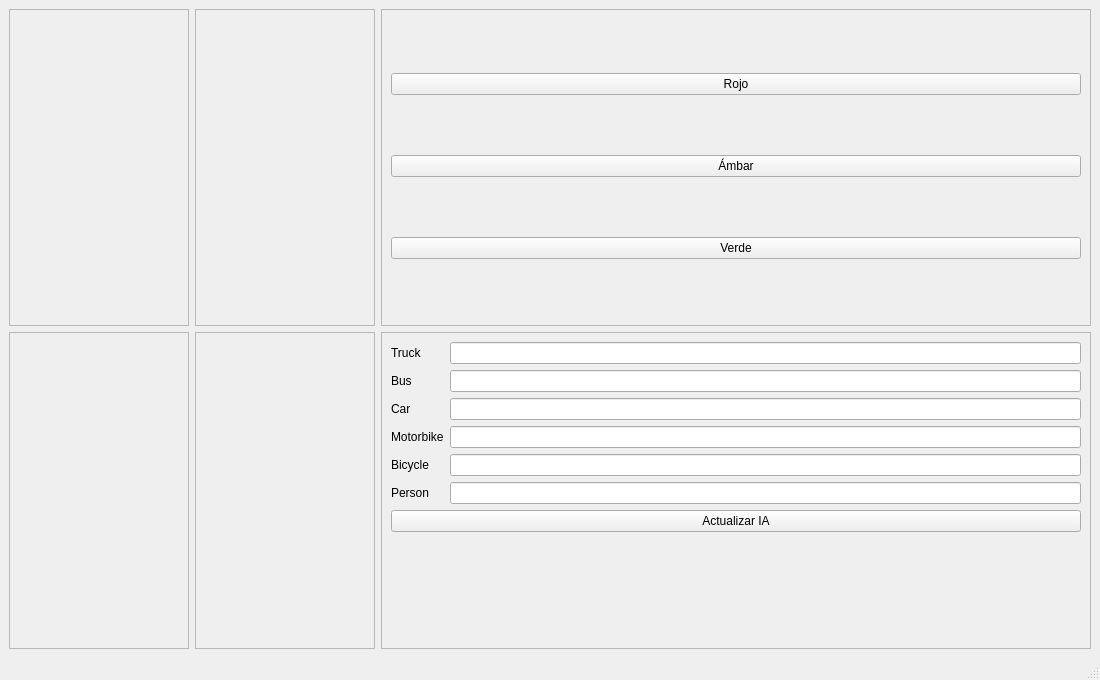
<?xml version="1.0" encoding="UTF-8"?>
<ui version="4.0">
 <class>MainWindow</class>
 <widget class="QMainWindow" name="MainWindow">
  <property name="geometry">
   <rect>
    <x>0</x>
    <y>0</y>
    <width>1100</width>
    <height>680</height>
   </rect>
  </property>
  <property name="windowTitle">
   <string>SEMAFORO-VEROAI</string>
  </property>
  <widget class="QWidget" name="centralwidget">
   <layout class="QHBoxLayout" name="horizontalLayout">
    <item>
     <layout class="QGridLayout" name="grid_camaras">
      <item row="0" column="0">
       <widget class="QFrame" name="vista1">
        <property name="minimumSize">
         <size>
          <width>180</width>
          <height>160</height>
         </size>
        </property>
        <property name="frameShape">
         <enum>QFrame::StyledPanel</enum>
        </property>
       </widget>
      </item>

      <item row="0" column="1">
       <widget class="QFrame" name="vista2">
        <property name="minimumSize">
         <size>
          <width>180</width>
          <height>160</height>
         </size>
        </property>
        <property name="frameShape">
         <enum>QFrame::StyledPanel</enum>
        </property>
       </widget>
      </item>

      <item row="1" column="0">
       <widget class="QFrame" name="vista3">
        <property name="minimumSize">
         <size>
          <width>180</width>
          <height>160</height>
         </size>
        </property>
        <property name="frameShape">
         <enum>QFrame::StyledPanel</enum>
        </property>
       </widget>
      </item>

      <item row="1" column="1">
       <widget class="QFrame" name="vista4">
        <property name="minimumSize">
         <size>
          <width>180</width>
          <height>160</height>
         </size>
        </property>
        <property name="frameShape">
         <enum>QFrame::StyledPanel</enum>
        </property>
       </widget>
      </item>
     </layout>
    </item>

    <item>
     <layout class="QVBoxLayout" name="verticalLayout">

      <item>
       <widget class="QFrame" name="semaforo_man">
        <property name="minimumSize">
         <size>
          <width>320</width>
          <height>220</height>
         </size>
        </property>
        <property name="frameShape">
         <enum>QFrame::StyledPanel</enum>
        </property>
        <layout class="QVBoxLayout" name="verticalLayout_2">
         <item>
          <widget class="QPushButton" name="pushButton">
           <property name="text">
            <string>Rojo</string>
           </property>
          </widget>
         </item>

         <item>
          <widget class="QPushButton" name="pushButton_2">
           <property name="text">
            <string>Ámbar</string>
           </property>
          </widget>
         </item>

         <item>
          <widget class="QPushButton" name="pushButton_3">
           <property name="text">
            <string>Verde</string>
           </property>
          </widget>
         </item>
        </layout>
       </widget>
      </item>

      <item>
       <widget class="QFrame" name="frame_pesos">
        <property name="frameShape">
         <enum>QFrame::StyledPanel</enum>
        </property>

        <layout class="QFormLayout" name="formLayout">

         <item row="0" column="0">
          <widget class="QLabel" name="label_1">
           <property name="text">
            <string>Truck</string>
           </property>
          </widget>
         </item>
         <item row="0" column="1">
          <widget class="QLineEdit" name="lineEdit"/>
         </item>

         <item row="1" column="0">
          <widget class="QLabel" name="label_2">
           <property name="text">
            <string>Bus</string>
           </property>
          </widget>
         </item>
         <item row="1" column="1">
          <widget class="QLineEdit" name="lineEdit_2"/>
         </item>

         <item row="2" column="0">
          <widget class="QLabel" name="label_3">
           <property name="text">
            <string>Car</string>
           </property>
          </widget>
         </item>
         <item row="2" column="1">
          <widget class="QLineEdit" name="lineEdit_3"/>
         </item>

         <item row="3" column="0">
          <widget class="QLabel" name="label_4">
           <property name="text">
            <string>Motorbike</string>
           </property>
          </widget>
         </item>
         <item row="3" column="1">
          <widget class="QLineEdit" name="lineEdit_4"/>
         </item>

         <item row="4" column="0">
          <widget class="QLabel" name="label_5">
           <property name="text">
            <string>Bicycle</string>
           </property>
          </widget>
         </item>
         <item row="4" column="1">
          <widget class="QLineEdit" name="lineEdit_5"/>
         </item>

         <item row="5" column="0">
          <widget class="QLabel" name="label_6">
           <property name="text">
            <string>Person</string>
           </property>
          </widget>
         </item>
         <item row="5" column="1">
          <widget class="QLineEdit" name="lineEdit_6"/>
         </item>

         <item row="6" column="0" colspan="2">
          <widget class="QPushButton" name="pushButton_4">
           <property name="text">
            <string>Actualizar IA</string>
           </property>
          </widget>
         </item>

        </layout>
       </widget>
      </item>

     </layout>
    </item>
   </layout>
  </widget>

  <widget class="QStatusBar" name="statusbar"/>
 </widget>
 <resources/>
 <connections/>
</ui>
